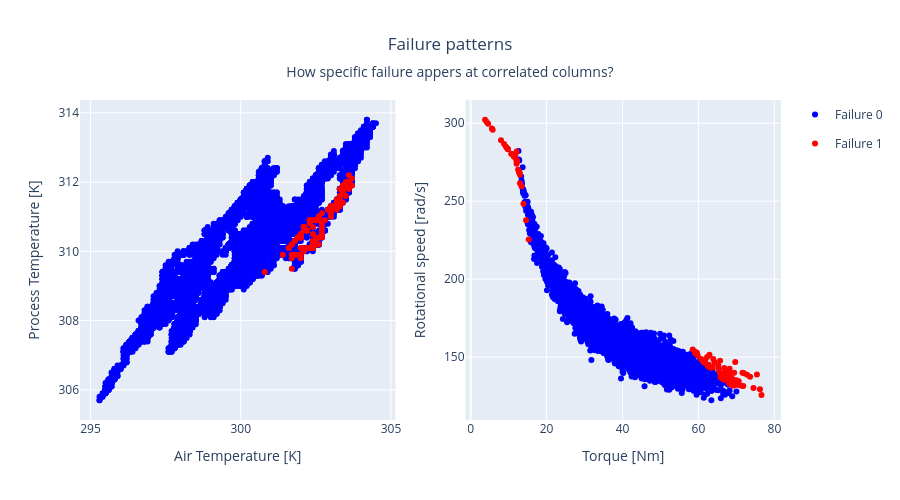

Notebook code for this chart:
### Code cell
fig = make_subplots(
    rows= 1, cols= 2
)

for fail, mf_color in [(0, 'blue'), (1, 'red')]:
    df_filtered = df.filter(pl.col('HDF') == fail)
    fig.add_trace(
        go.Scatter(
            x = df_filtered['Air temperature [K]'],
            y = df_filtered['Process temperature [K]'],
            mode= 'markers',
            name= f'Failure {fail}',
            marker= dict(color=mf_color),
            legendgroup=f'{fail}'
        ),
        row= 1, col= 1
    )
    df_filtered = df.filter(pl.col('PWF') == fail)
    fig.add_trace(
            go.Scatter(
                x = df_filtered['Torque [Nm]'],
                y = df_filtered['Rotational speed [rad/s]'],
                mode= 'markers',
                name= f'Failure {fail}',
                marker= dict(color=mf_color),
                legendgroup=f'{fail}',
                showlegend= False
            ),
            row= 1, col= 2
        )


fig.update_layout(
    height = 500,
    title = dict(
        text= 'Failure patterns',
        subtitle = dict(text = 'How specific failure appers at correlated columns?'),
        x = 0.5
        ),
    title_subtitle_font_size= 14
    )
fig.update_xaxes(
    title_text = 'Air Temperature [K]',
    row= 1, col= 1
)
fig.update_xaxes(
    title_text = 'Torque [Nm]',
    row= 1, col= 2
)
fig.update_yaxes(
    title_text = 'Process Temperature [K]',
    row= 1, col= 1
)
fig.update_yaxes(
    title_text = 'Rotational speed [rad/s]',
    row= 1, col= 2
)
fig.show()

### Figure 1 — Plotly figure (JSON) as saved in the notebook; plotly's stock layout.template omitted (floating-point values rounded to 4 significant figures; data arrays with more than 128 entries replaced by an {"elided": "..."} marker saying what was removed)
{"data": [{"legendgroup": "0", "marker": {"color": "blue"}, "mode": "markers", "name": "Failure 0", "type": "scatter", "x": {"elided": "9858 float values"}, "xaxis": "x", "y": {"elided": "9858 float values"}, "yaxis": "y"}, {"legendgroup": "0", "marker": {"color": "blue"}, "mode": "markers", "name": "Failure 0", "showlegend": false, "type": "scatter", "x": {"elided": "9878 float values"}, "xaxis": "x2", "y": {"elided": "9878 float values"}, "yaxis": "y2"}, {"legendgroup": "1", "marker": {"color": "red"}, "mode": "markers", "name": "Failure 1", "type": "scatter", "x": [300.8, 302.3, 302.3, 302.3, 302.3, 302.1, 302.3, 302.1, 302.0, 302.0, 301.9, 301.9, 302.1, 302.1, 302.1, 301.9, 301.7, 301.7, 301.9, 302.0, 302.0, 302.0, 302.2, 302.2, 302.2, 302.4, 302.4, 302.2, 302.2, 302.1, 302.1, 302.6, 302.5, 302.5, 302.6, 302.6, 302.7, 302.6, 302.0, 301.9, 301.8, 301.7, 301.4, 301.8, 301.6, 301.6, 301.7, 302.0, 302.1, 302.0, 301.7, 302.1, 302.2, 302.3, 302.4, 302.5, 302.4, 302.6, 302.6, 302.4, 302.3, 302.5, 302.4, 302.4, 302.7, 302.7, 302.7, 302.6, 302.5, 302.4, 302.4, 302.4, 302.4, 302.5, 302.7, 302.7, 302.7, 302.8, 303.0, 303.0, 303.0, 303.0, 303.0, 303.0, 303.1, 303.0, 302.9, 303.2, 303.2, 303.2, 303.3, 303.4, 303.3, 303.6, 303.3, 303.4, 303.4, 303.4, 303.4, 303.3, 303.2, 303.2, 303.2, 303.4, 303.5, 303.7, 303.6, 303.5, 303.6, 303.5, 303.4, 303.3, 303.4, 303.4, 303.7], "xaxis": "x", "y": [309.4, 310.9, 310.8, 310.9, 310.9, 310.6, 310.9, 310.7, 310.4, 310.4, 310.4, 310.4, 310.7, 310.7, 310.7, 310.4, 310.2, 310.2, 310.4, 310.4, 310.5, 310.5, 310.6, 310.6, 310.6, 310.9, 310.7, 310.6, 310.6, 310.7, 310.7, 311.0, 310.9, 310.9, 311.0, 311.0, 311.1, 310.9, 310.1, 309.9, 309.9, 309.9, 309.9, 310.3, 310.1, 310.1, 309.8, 309.8, 310.1, 309.9, 309.5, 310.0, 310.1, 310.1, 310.2, 310.3, 310.1, 310.4, 310.2, 310.1, 310.1, 310.2, 310.3, 310.3, 310.5, 310.5, 310.4, 310.4, 310.2, 310.2, 310.5, 310.3, 310.2, 310.4, 310.6, 310.7, 310.8, 310.9, 311.2, 311.2, 311.0, 311.1, 311.3, 311.3, 311.3, 311.2, 311.2, 311.4, 311.4, 311.4, 311.3, 311.4, 311.5, 311.8, 311.6, 311.7, 311.8, 311.8, 311.8, 311.6, 311.5, 311.4, 311.2, 311.7, 311.6, 311.9, 312.0, 311.9, 312.2, 312.0, 311.9, 311.8, 311.9, 311.8, 312.1], "yaxis": "y"}, {"legendgroup": "1", "marker": {"color": "red"}, "mode": "markers", "name": "Failure 1", "showlegend": false, "type": "scatter", "x": [4.6, 65.7, 62.3, 10.7, 60.7, 63.9, 12.8, 61.5, 4.2, 71.6, 5.6, 76.2, 14.6, 68.3, 9.3, 62.3, 69.0, 69.1, 15.3, 74.5, 8.8, 58.5, 69.4, 3.8, 67.3, 12.8, 66.3, 69.4, 13.0, 62.9, 63.6, 68.2, 67.5, 63.2, 72.8, 12.8, 8.0, 12.0, 11.8, 67.6, 9.7, 59.8, 66.7, 59.2, 12.1, 68.6, 68.0, 13.9, 5.8, 68.2, 62.7, 66.8, 10.8, 11.4, 69.4, 70.6, 13.0, 11.4, 68.6, 9.8, 70.5, 68.5, 71.3, 61.5, 70.0, 65.3, 65.3, 67.9, 61.2, 73.6, 63.7, 65.8, 65.6, 12.2, 67.2, 13.4, 12.2, 61.8, 69.6, 12.5, 65.2, 71.8, 76.6, 59.1, 9.7, 68.6, 69.7, 12.1, 72.0, 59.6, 75.4, 64.2, 62.5, 66.7, 68.2], "xaxis": "x2", "y": [299.6, 147.7, 150.1, 280.4, 148.8, 148.7, 268.5, 146.5, 301.0, 139.9, 296.7, 129.3, 237.7, 138.1, 284.9, 145.1, 131.7, 135.7, 225.5, 130.2, 286.6, 154.9, 132.8, 302.2, 137.5, 268.8, 136.2, 131.7, 266.9, 151.4, 143.7, 132.7, 138.2, 143.2, 138.6, 268.4, 289.0, 276.4, 279.8, 140.1, 283.7, 151.0, 139.6, 152.3, 281.8, 139.4, 134.5, 248.4, 295.8, 134.5, 145.1, 142.9, 280.2, 278.9, 140.0, 134.5, 261.5, 278.4, 133.1, 283.4, 132.2, 134.9, 131.6, 147.0, 135.1, 142.8, 142.0, 134.3, 147.1, 137.4, 143.3, 137.1, 139.9, 276.0, 138.4, 259.5, 275.7, 148.3, 134.9, 270.1, 144.6, 131.4, 125.7, 153.4, 283.8, 136.4, 146.8, 274.1, 139.7, 152.8, 138.9, 146.9, 144.2, 135.5, 142.5], "yaxis": "y2"}], "layout": {"height": 500, "title": {"subtitle": {"font": {"size": 14}, "text": "How specific failure appers at correlated columns?"}, "text": "Failure patterns", "x": 0.5}, "xaxis": {"anchor": "y", "domain": [0, 0.45], "title": {"text": "Air Temperature [K]"}}, "xaxis2": {"anchor": "y2", "domain": [0.55, 1], "title": {"text": "Torque [Nm]"}}, "yaxis": {"anchor": "x", "domain": [0, 1], "title": {"text": "Process Temperature [K]"}}, "yaxis2": {"anchor": "x2", "domain": [0, 1], "title": {"text": "Rotational speed [rad/s]"}}}}
